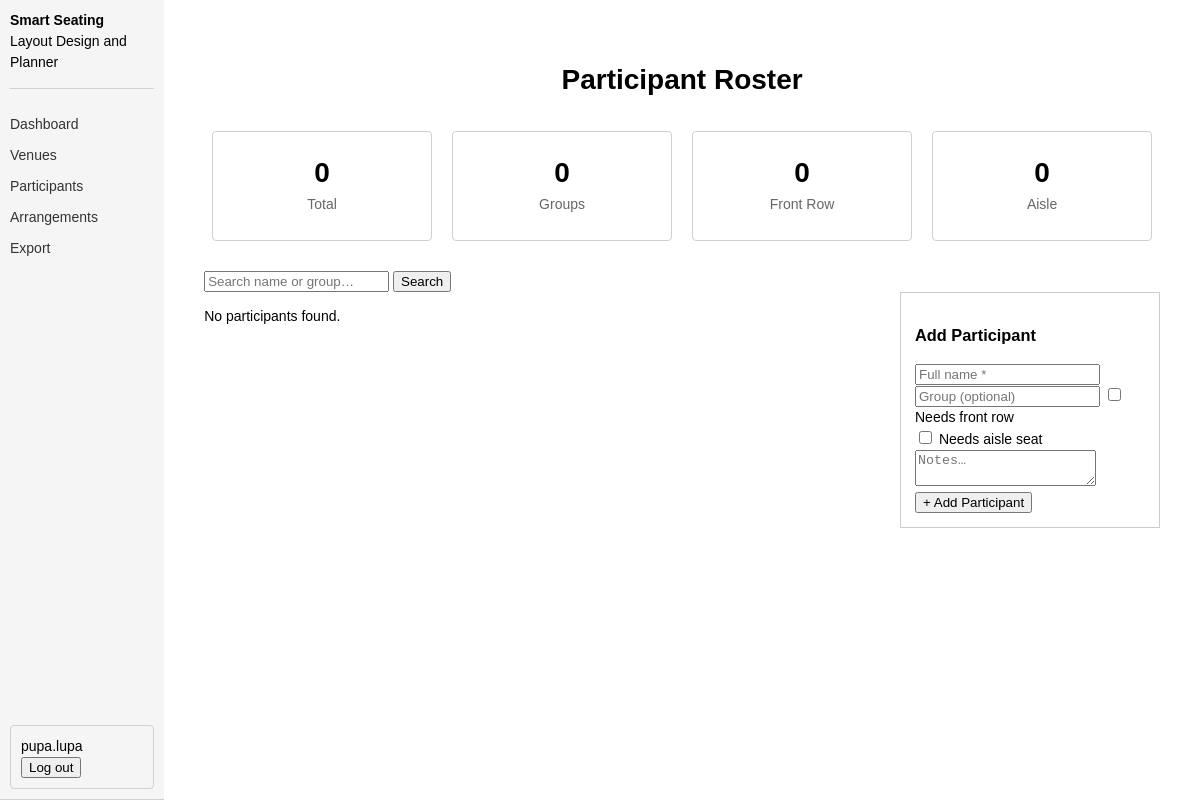
Page /participants (signed in) on the earlier database version.
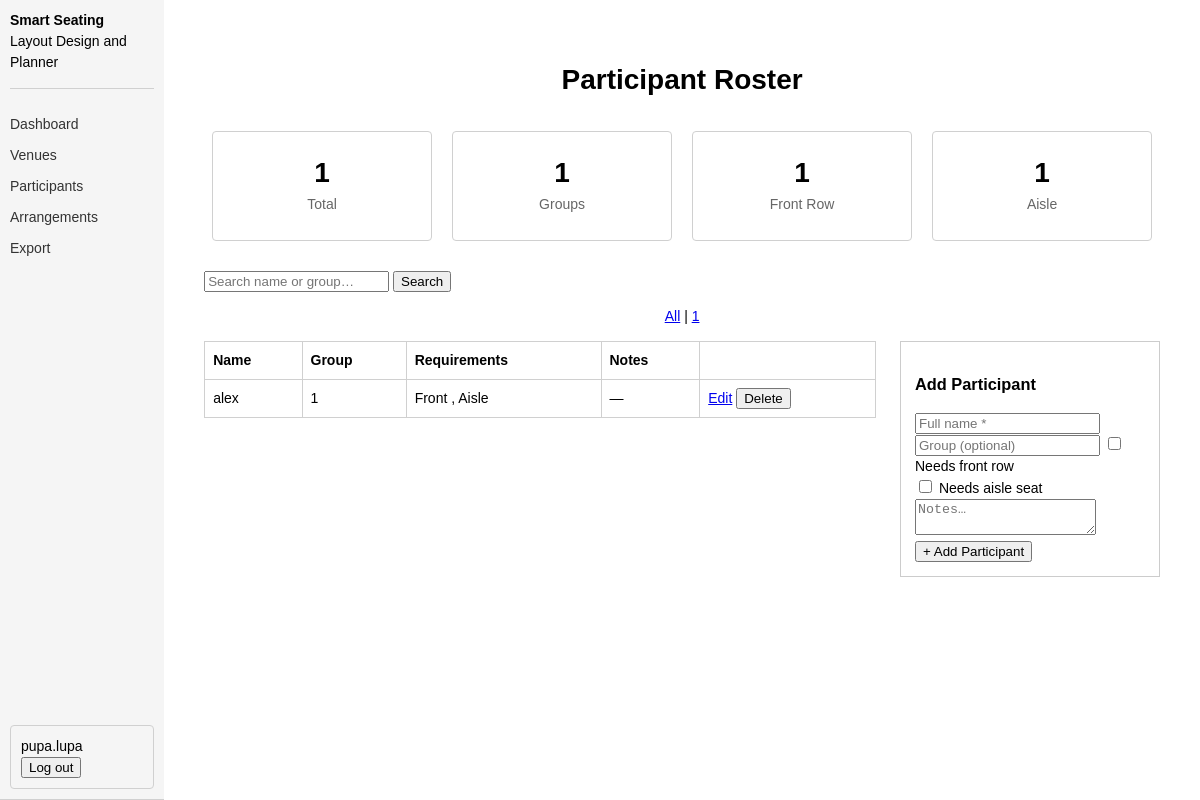
Same page on the later database version.
### tables this page shows
CREATE TABLE participants (
            id              INTEGER PRIMARY KEY AUTOINCREMENT,
            user_id         INTEGER NOT NULL,
            name            TEXT    NOT NULL,
            group_name      TEXT    NOT NULL DEFAULT '',
            needs_front_row INTEGER NOT NULL DEFAULT 0,
            needs_aisle     INTEGER NOT NULL DEFAULT 0,
            notes           TEXT    NOT NULL DEFAULT '',
            created_at      TEXT    NOT NULL,
            UNIQUE(user_id, name),
            FOREIGN KEY(user_id) REFERENCES users(id)
        );

### participants.py (the view)
@participants_bp.route("/participants")
@login_required
def participants_list():
    db   = get_db()
    user = db.execute("SELECT * FROM users WHERE id = ?", (session["user_id"],)).fetchone()
    all_rows = db.execute(
        "SELECT * FROM participants WHERE user_id = ? ORDER BY name ASC",
        (session["user_id"],),
    ).fetchall()
    query        = request.args.get("q", "").strip()
    active_group = request.args.get("group", "").strip()
    filtered = list(all_rows)
    if active_group:
        filtered = [r for r in filtered if r["group_name"] == active_group]
    if query:
        q_lower = query.lower()
        filtered = [
            r for r in filtered
            if q_lower in r["name"].lower() or q_lower in (r["group_name"] or "").lower()
        ]
    all_groups = sorted({r["group_name"] for r in all_rows if r["group_name"]})
    stats      = compute_stats(all_rows)
    edit_participant = None
    edit_id = request.args.get("edit")
    if edit_id:
        edit_participant = db.execute(
            "SELECT * FROM participants WHERE id = ? AND user_id = ?",
            (edit_id, session["user_id"]),
        ).fetchone()
    return render_template(
        "participants.html",
        user=user,
        participants=filtered,
        stats=stats,
        query=query,
        active_group=active_group,
        all_groups=all_groups,
        edit_participant=edit_participant,
    )

### auth.py (called while the page is built)
def login_required(f):
    @wraps(f)
    def decorated(*args, **kwargs):
        if "user_id" not in session:
            flash("Please log in to continue.", "info")
            return redirect(url_for("auth.auth_page"))
        return f(*args, **kwargs)
    return decorated

### database.py (called while the page is built)
def get_db():
    if "db" not in g:
        g.db = sqlite3.connect(DB_PATH, detect_types=sqlite3.PARSE_DECLTYPES)
        g.db.row_factory = sqlite3.Row
    return g.db

### participants.py (called while the page is built)
def compute_stats(rows):
    groups = {r["group_name"] for r in rows if r["group_name"]}
    return {
        "total":  len(rows),
        "groups": len(groups),
        "front":  sum(1 for r in rows if r["needs_front_row"]),
        "aisle":  sum(1 for r in rows if r["needs_aisle"]),
    }

### templates/participants.html (shortened to what this page needs)
{% extends "base.html" %}
{% block content %}
  <h1>Participant Roster</h1>
  <div class="stat-row">
    <div class="stat-box"><div class="val">{{ stats.total }}</div><div class="lbl">Total</div></div>
    <div class="stat-box"><div class="val">{{ stats.groups }}</div><div class="lbl">Groups</div></div>
    <div class="stat-box"><div class="val">{{ stats.front }}</div><div class="lbl">Front Row</div></div>
    <div class="stat-box"><div class="val">{{ stats.aisle }}</div><div class="lbl">Aisle</div></div>
  </div>
  <form method="GET" action="/participants">
    <input type="text" name="q" value="{{ query }}" placeholder="Search name or group…">
    <button type="submit">Search</button>
  </form>
  {% if all_groups %}
  <p>
    <a href="/participants{% if query %}?q={{ query }}{% endif %}">All</a>
    {% for g in all_groups %}
    | <a href="/participants?group={{ g }}{% if query %}&q={{ query }}{% endif %}">{{ g }}</a>
    {% endfor %}
  </p>
  {% endif %}
  <div style="display:flex; gap:24px; align-items:flex-start;">
    <div style="flex:1;">
      {% if participants %}
      <table>
        <tr><th>Name</th><th>Group</th><th>Requirements</th><th>Notes</th><th></th></tr>
        {% for p in participants %}
        <tr>
          <td>{{ p.name }}</td>
          <td>{{ p.group_name or '—' }}</td>
          <td>
            {% if p.needs_front_row %}Front{% endif %}
            {% if p.needs_front_row and p.needs_aisle %}, {% endif %}
            {% if p.needs_aisle %}Aisle{% endif %}
          </td>
          <td>{{ p.notes or '—' }}</td>
          <td>
            <a href="/participants?edit={{ p.id }}">Edit</a>
            <form method="POST" action="/participants/{{ p.id }}/delete" style="display:inline"
                  onsubmit="return confirm('Delete {{ p.name }}?')">
              <button type="submit">Delete</button>
            </form>
          </td>
        </tr>
        {% endfor %}
      </table>
      {% else %}
      <p>No participants found.</p>
      {% endif %}
    </div>
    <div style="width:260px; border:1px solid #ccc; padding:14px;">
      <h3>{{ 'Edit: ' + edit_participant.name if edit_participant else 'Add Participant' }}</h3>
      <form method="POST"
            action="{{ '/participants/' ~ edit_participant.id ~ '/edit' if edit_participant else '/participants/new' }}">
        <input type="text" name="name" placeholder="Full name *"
               value="{{ edit_participant.name if edit_participant else '' }}" required>
        <input type="text" name="group_name" placeholder="Group (optional)"
               value="{{ edit_participant.group_name if edit_participant else '' }}">
        <label><input type="checkbox" name="needs_front_row"
               {% if edit_participant and edit_participant.needs_front_row %}checked{% endif %}>
               Needs front row</label><br>
        <label><input type="checkbox" name="needs_aisle"
               {% if edit_participant and edit_participant.needs_aisle %}checked{% endif %}>
               Needs aisle seat</label>
        <textarea name="notes" placeholder="Notes…">{{ edit_participant.notes if edit_participant else '' }}</textarea>
        <button type="submit">{{ 'Save Changes' if edit_participant else '+ Add Participant' }}</button>
      </form>
    </div>
  </div>
{% endblock %}

Differences in the rows shown:
added participants: name "alex", group_name "1", needs_front_row "Front", needs_aisle "Aisle", notes "—"
Other differences:
{{ stats.total }}: "0" → "1"
{{ stats.groups }}: "0" → "1"
{{ stats.front }}: "0" → "1"
{{ stats.aisle }}: "0" → "1"
text no longer shown: "No participants found."
text now shown: "All Name Group Requirements Notes"
new list line: "| 1"
